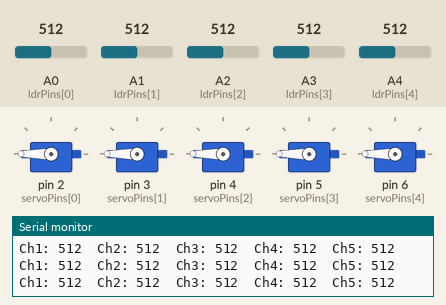
A sketch run on a simulated Arduino Uno, built with avr-gcc and run on an emulated ATmega328P. On the bench: 5 × servo, the last lines printed to the serial monitor. Inputs (shaded band) come from the test bench; at power-on: A0 (ldrPins[0]) = 512, A1 (ldrPins[1]) = 512, A2 (ldrPins[2]) = 512, A3 (ldrPins[3]) = 512, A4 (ldrPins[4]) = 512.

Above: at 1.2 s.
1.3 s: A0 (ldrPins[0]) set to 484
At 1.8 s:
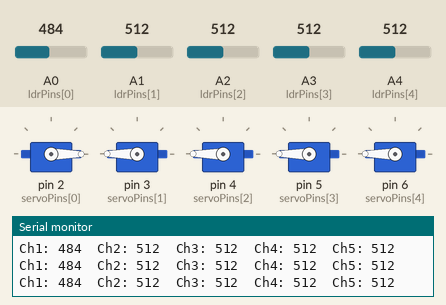
2.8 s: A1 (ldrPins[1]) set to 489
At 4.0 s:
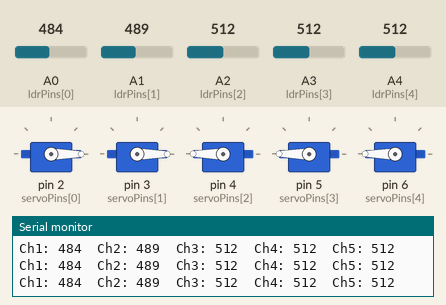
4.3 s: A2 (ldrPins[2]) set to 490
At 5.0 s:
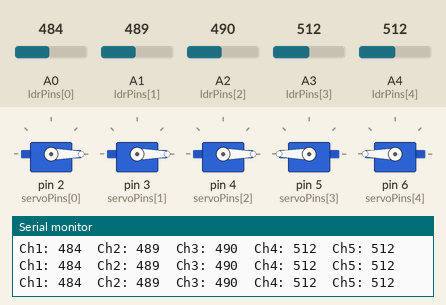
5.8 s: A3 (ldrPins[3]) set to 306
At 7.0 s:
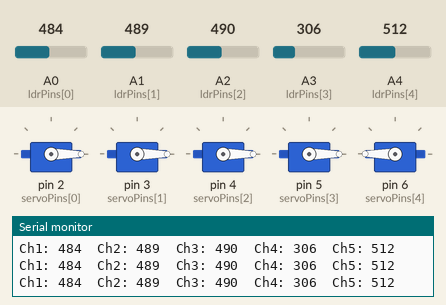
7.3 s: A4 (ldrPins[4]) set to 30
At 8.1 s:
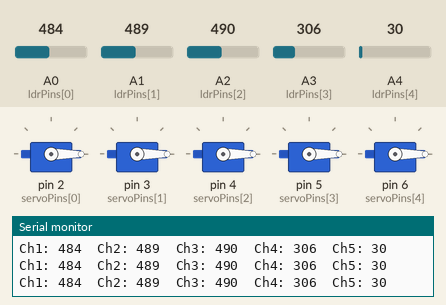
8.8 s: A2 (ldrPins[2]) set to 716
At 10.3 s:
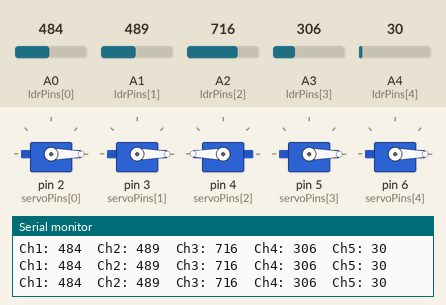
Timing chart, 0 to 11.3 s (numbered marks = the images above; inputs shaded):
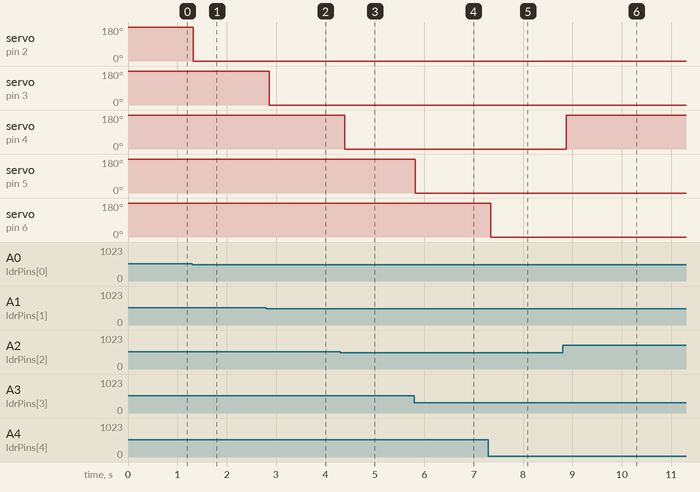

Measured:
- the behaviour switches between 501 and 500 on A0 (ldrPins[0]) (found by bisection; images 0 and 1)
- the behaviour switches between 501 and 500 on A1 (ldrPins[1]) (found by bisection; images 1 and 2)
- the behaviour switches between 501 and 500 on A2 (ldrPins[2]) (found by bisection; images 2 and 3)
- after the input at 1.3 s, servo on pin 2 (servoPins[0]): 180° → 0° at once
- after the input at 2.8 s, servo on pin 3 (servoPins[1]): 180° → 0° after 0.06 s
- after the input at 4.3 s, servo on pin 4 (servoPins[2]): 180° → 0° after 0.09 s
- after the input at 5.8 s, servo on pin 5 (servoPins[3]): 180° → 0° at once
- after the input at 7.3 s, servo on pin 6 (servoPins[4]): 180° → 0° at once
- after the input at 8.8 s, servo on pin 4 (servoPins[2]): 0° → 180° after 0.07 s

The sketch:

prosthetichand.ino
```cpp
#include <Servo.h>

const int NUM_CHANNELS = 5; //Ring and pinky can be combined to reduce the amount of hardware needed. Reduce number of channels to 4

// Signal Input (Sensors) & Output (Servos) Pins. A0 Controls Pin 2, A1 Controls Pin 3, so on and so forth. Adjust accordingly
const int ldrPins[NUM_CHANNELS]   = {A0, A1, A2, A3, A4};
const int servoPins[NUM_CHANNELS] = {2, 3, 4, 5, 6};

// Set light activation threshold for each sensor (0 to 1023)
// Adjust individual numbers based on Serial Monitor feedback. Set at 500 as reference
int lightThresholds[NUM_CHANNELS] = {500, 500, 500, 500, 500};

Servo servos[NUM_CHANNELS];

void setup() {
  Serial.begin(9600); // Initialize Serial Monitor for tuning

  for (int i = 0; i < NUM_CHANNELS; i++) {
    servos[i].attach(servoPins[i]);
    servos[i].write(0); // Set home position to 0 degrees
  }
}

//Create separate loops if acutated position of servo motors differ considerably. Adjusting amount of string slack can also work
void loop() {
  for (int i = 0; i < NUM_CHANNELS; i++) {
    int ldrValue = analogRead(ldrPins[i]);

    // Print values to Serial Monitor for calibration. Based on the values, set light thresholds accordingly. You can remove it after calibration
    Serial.print("Ch");
    Serial.print(i + 1);
    Serial.print(": ");
    Serial.print(ldrValue);
    Serial.print("\t");

    // Action rule: Light detected -> Move to 180 degrees; Darkness -> Return to 0
    if (ldrValue > lightThresholds[i]) {
      servos[i].write(180); //Sets actuated position of the servo motor, typically 180 degrees works best. Test different values and set accordingly
    } else {
      servos[i].write(0); //Sets home position of the servo motor, typically 0 degrees works best
    }
  }

  Serial.println(); // New line for monitor formatting
  delay(100);       // Small stability delay
}
```
